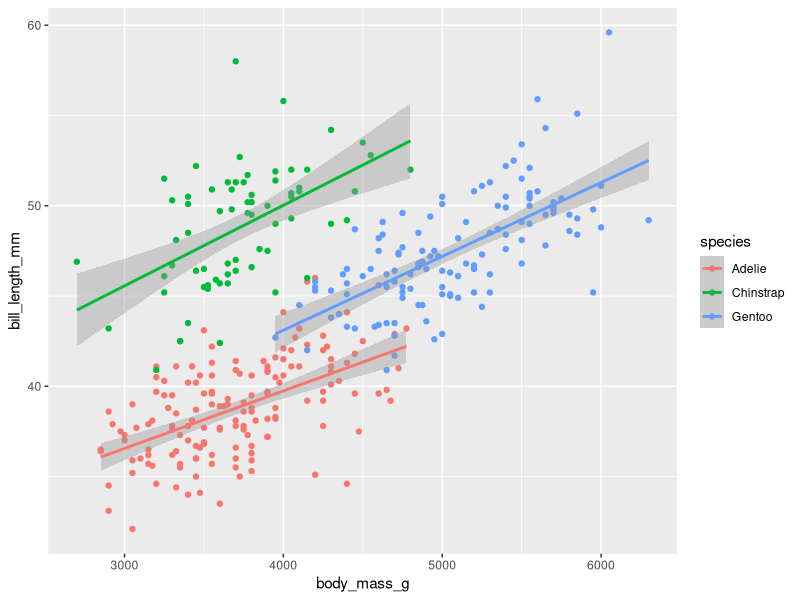
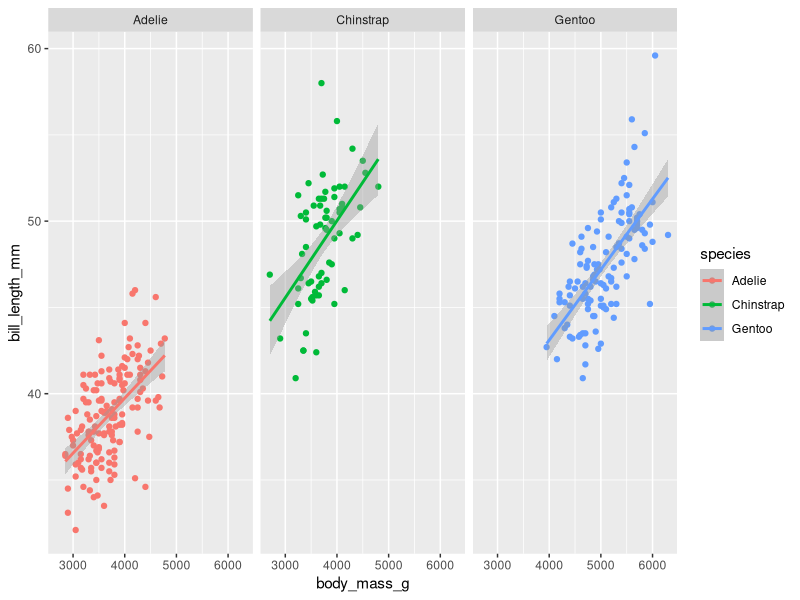
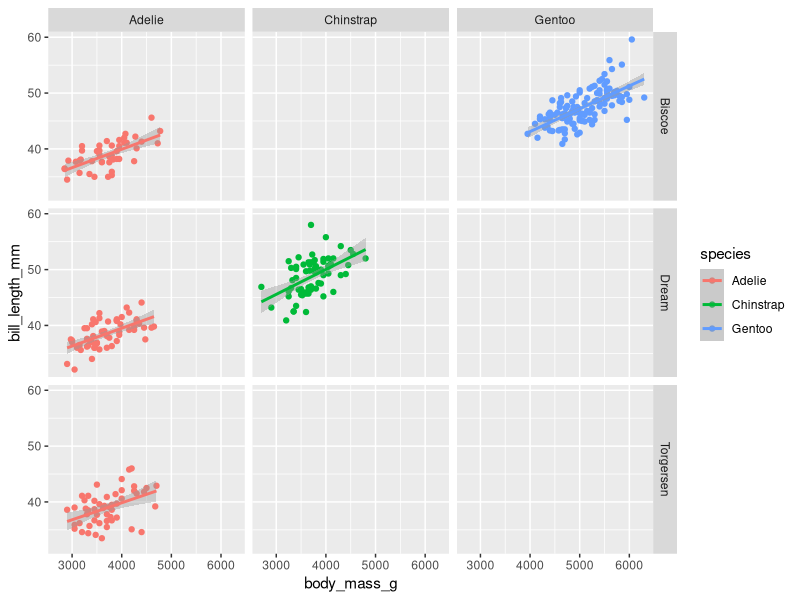
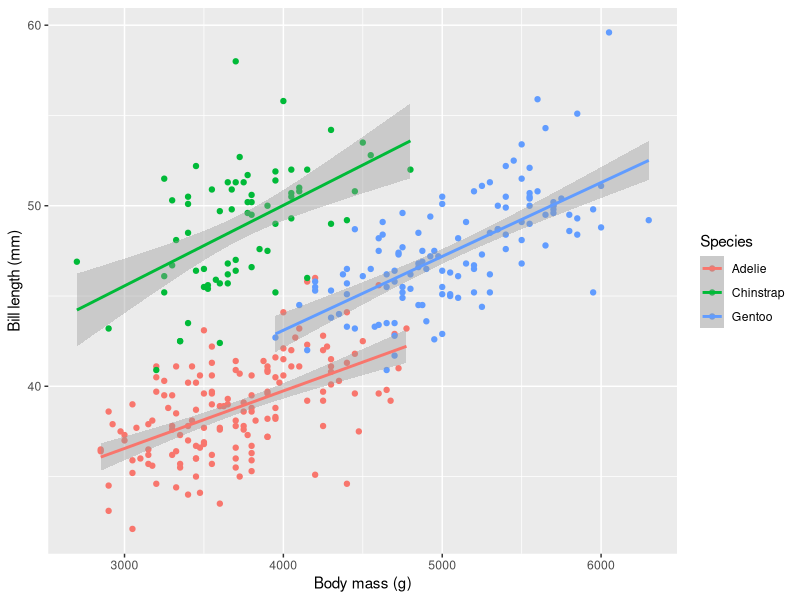
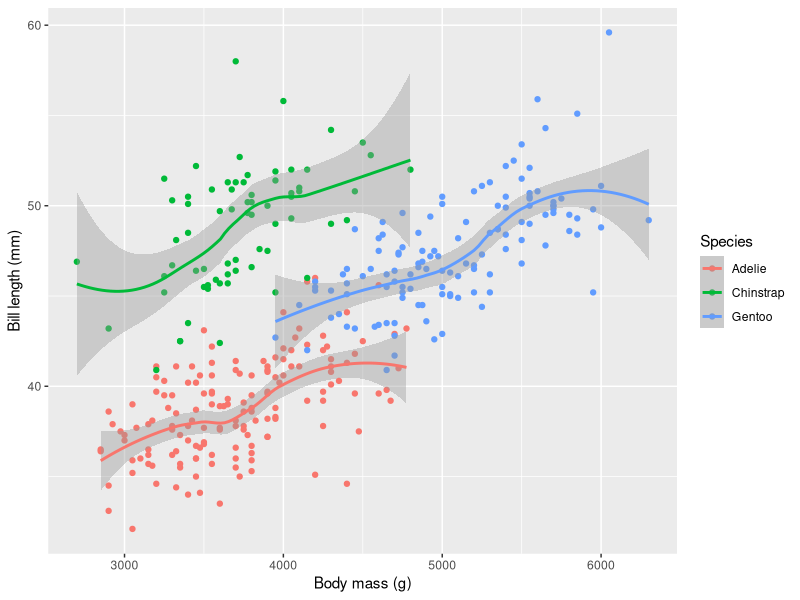
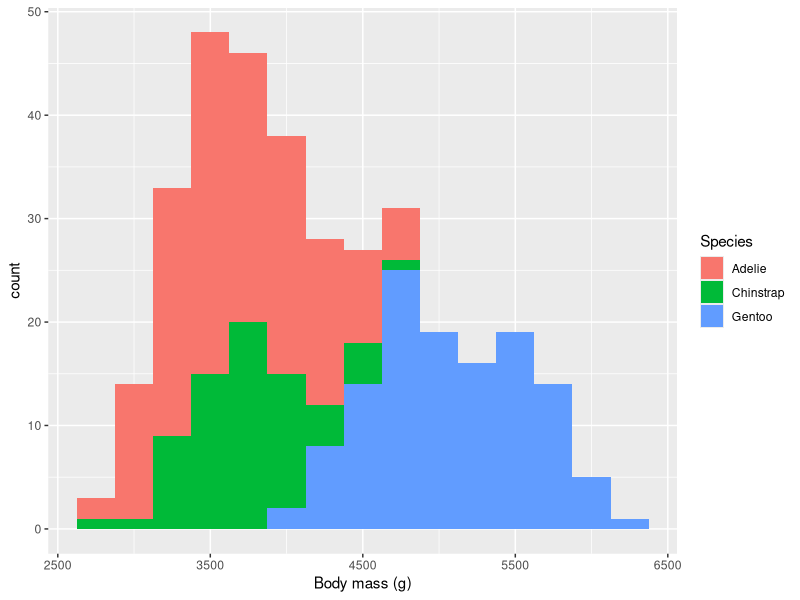
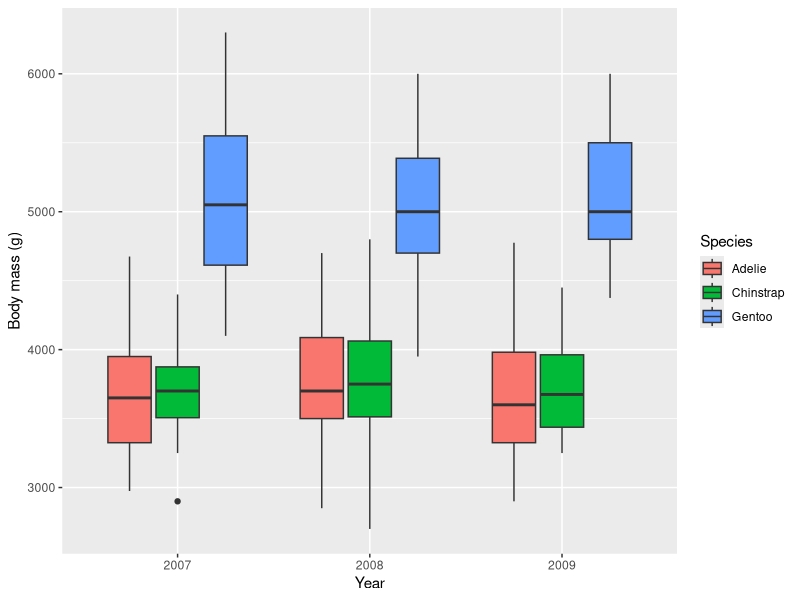
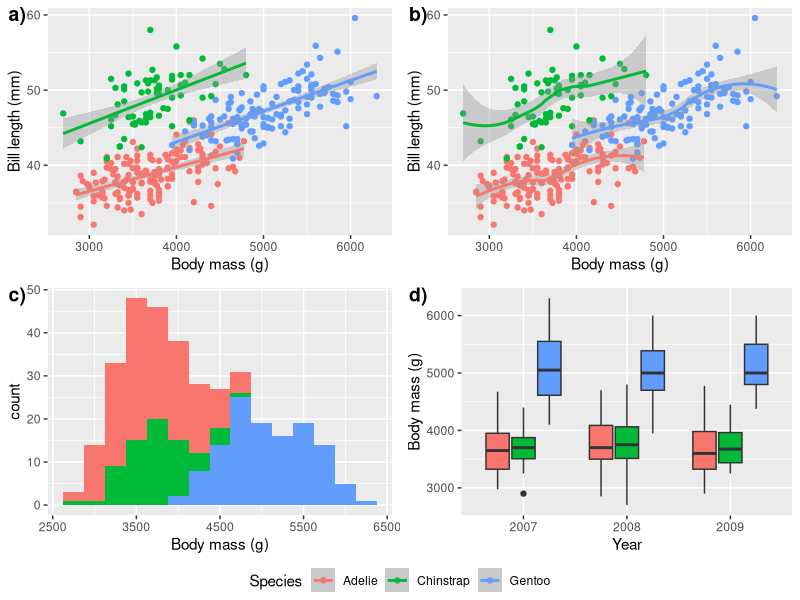

R code for these plots, in order:
## ---- chunk 1
knitr::opts_chunk$set(
  warning = FALSE, 
  message = FALSE,
  echo = TRUE
)
## ---- chunk 2
library(tidyverse) # Contains ggplot2

library(ggpubr) # Helps us to combine figures

library(palmerpenguins) # Contains the dataset
## ---- chunk 3
ggplot(data = penguins,
       aes(x = body_mass_g, y = bill_length_mm, colour = species)) +
  geom_point() +
  geom_smooth(method = "lm")
## ---- chunk 4
ggplot(data = penguins,
       aes(x = body_mass_g, y = bill_length_mm, colour = species)) +
  geom_point() +
  geom_smooth(method = "lm") +
  facet_wrap(~species) # Can take one or two column names
## ---- chunk 5
ggplot(data = penguins,
       aes(x = body_mass_g, y = bill_length_mm, colour = species)) +
  geom_point() +
  geom_smooth(method = "lm") +
  facet_grid(island~species) # Takes two or more column names
## ---- chunk 6
# Assign the ggplot2 code to an object name
lm_1 <- ggplot(data = penguins,
       aes(x = body_mass_g, y = bill_length_mm, colour = species)) +
  geom_point() +
  geom_smooth(method = "lm") +
  labs(x = "Body mass (g)", y = "Bill length (mm)", colour = "Species")
lm_1 # Visualise the plot by calling the object
## ---- chunk 7
# Assign the ggplot2 code to an object name
nlm_1 <- ggplot(data = penguins,
       aes(x = body_mass_g, y = bill_length_mm, colour = species)) +
  geom_point() +
  geom_smooth() +
  labs(x = "Body mass (g)", y = "Bill length (mm)", colour = "Species")
nlm_1 # Visualise the plot by calling the object
## ---- chunk 8
histogram_1 <- ggplot(data = penguins, 
                      aes(x = body_mass_g)) + #NB: There is no y-axis value
  geom_histogram(aes(fill = species), position = "stack", binwidth = 250) +
  labs(x = "Body mass (g)", fill = "Species") # NB: We use 'fill' here rather than 'colour'
histogram_1
## ---- chunk 9
# Note that we are using 'ChickLast', not 'ChickWeight'
box_1 <- ggplot(data = penguins, 
                aes(x = as.factor(year), y = body_mass_g)) + # Why 'as.factor()'?
  geom_boxplot(aes(fill = species)) +
  labs(x = "Year", y = "Body mass (g)", fill = "Species") 
box_1
## ---- chunk 10
grid_1 <- ggarrange(lm_1, nlm_1, histogram_1, box_1, # The plots to combine 
                    ncol = 2, nrow = 2, # Set number of rows and columns
                    labels = c("a)", "b)", "c)", "d)"), # Label each figure
                    common.legend = TRUE,  # Create common legend
                    legend = "bottom") # Set legend position
grid_1
